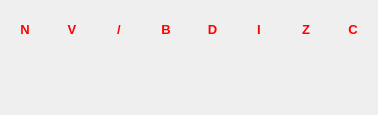
<?xml version="1.0" encoding="UTF-8"?>
<ui version="4.0">
 <class>WidgetSREdit</class>
 <widget class="QWidget" name="WidgetSREdit">
  <property name="geometry">
   <rect>
    <x>0</x>
    <y>0</y>
    <width>378</width>
    <height>115</height>
   </rect>
  </property>
  <property name="sizePolicy">
   <sizepolicy hsizetype="Preferred" vsizetype="Preferred">
    <horstretch>0</horstretch>
    <verstretch>0</verstretch>
   </sizepolicy>
  </property>
  <property name="font">
   <font>
    <family>Arial</family>
    <pointsize>10</pointsize>
   </font>
  </property>
  <property name="windowTitle">
   <string notr="true">Form</string>
  </property>
  <layout class="QGridLayout" name="gridLayout">
   <property name="leftMargin">
    <number>3</number>
   </property>
   <property name="topMargin">
    <number>3</number>
   </property>
   <property name="rightMargin">
    <number>3</number>
   </property>
   <property name="bottomMargin">
    <number>3</number>
   </property>
   <property name="spacing">
    <number>3</number>
   </property>
   <item row="0" column="1">
    <widget class="QLabel" name="Label_Validate">
     <property name="font">
      <font>
       <family>Arial</family>
       <pointsize>10</pointsize>
       <bold>true</bold>
      </font>
     </property>
     <property name="styleSheet">
      <string notr="true">color: rgb(255, 0, 0);
</string>
     </property>
     <property name="text">
      <string notr="true">V</string>
     </property>
     <property name="alignment">
      <set>Qt::AlignCenter</set>
     </property>
    </widget>
   </item>
   <item row="0" column="2">
    <widget class="QLabel" name="Label_Undefined">
     <property name="font">
      <font>
       <family>Arial</family>
       <pointsize>10</pointsize>
       <bold>true</bold>
      </font>
     </property>
     <property name="styleSheet">
      <string notr="true">color: rgb(255, 0, 0);</string>
     </property>
     <property name="text">
      <string notr="true">/</string>
     </property>
     <property name="alignment">
      <set>Qt::AlignCenter</set>
     </property>
    </widget>
   </item>
   <item row="0" column="3">
    <widget class="QLabel" name="Label_Break">
     <property name="font">
      <font>
       <family>Arial</family>
       <pointsize>10</pointsize>
       <bold>true</bold>
      </font>
     </property>
     <property name="styleSheet">
      <string notr="true">color: rgb(255, 0, 0);</string>
     </property>
     <property name="text">
      <string notr="true">B</string>
     </property>
     <property name="alignment">
      <set>Qt::AlignCenter</set>
     </property>
    </widget>
   </item>
   <item row="0" column="4">
    <widget class="QLabel" name="Label_Decimal">
     <property name="font">
      <font>
       <family>Arial</family>
       <pointsize>10</pointsize>
       <bold>true</bold>
      </font>
     </property>
     <property name="styleSheet">
      <string notr="true">color: rgb(255, 0, 0);</string>
     </property>
     <property name="text">
      <string notr="true">D</string>
     </property>
     <property name="alignment">
      <set>Qt::AlignCenter</set>
     </property>
    </widget>
   </item>
   <item row="0" column="5">
    <widget class="QLabel" name="Label_Interrupt">
     <property name="font">
      <font>
       <family>Arial</family>
       <pointsize>10</pointsize>
       <bold>true</bold>
      </font>
     </property>
     <property name="styleSheet">
      <string notr="true">color: rgb(255, 0, 0);</string>
     </property>
     <property name="text">
      <string notr="true">I</string>
     </property>
     <property name="alignment">
      <set>Qt::AlignCenter</set>
     </property>
    </widget>
   </item>
   <item row="0" column="6">
    <widget class="QLabel" name="Label_Zero">
     <property name="sizePolicy">
      <sizepolicy hsizetype="Minimum" vsizetype="Minimum">
       <horstretch>0</horstretch>
       <verstretch>0</verstretch>
      </sizepolicy>
     </property>
     <property name="font">
      <font>
       <family>Arial</family>
       <pointsize>10</pointsize>
       <bold>true</bold>
      </font>
     </property>
     <property name="styleSheet">
      <string notr="true">color: rgb(255, 0, 0);</string>
     </property>
     <property name="text">
      <string notr="true">Z</string>
     </property>
     <property name="alignment">
      <set>Qt::AlignCenter</set>
     </property>
    </widget>
   </item>
   <item row="0" column="7">
    <widget class="QLabel" name="Label_Carray">
     <property name="sizePolicy">
      <sizepolicy hsizetype="Minimum" vsizetype="Minimum">
       <horstretch>0</horstretch>
       <verstretch>0</verstretch>
      </sizepolicy>
     </property>
     <property name="font">
      <font>
       <family>Arial</family>
       <pointsize>10</pointsize>
       <bold>true</bold>
      </font>
     </property>
     <property name="styleSheet">
      <string notr="true">color: rgb(255, 0, 0);</string>
     </property>
     <property name="text">
      <string notr="true">C</string>
     </property>
     <property name="alignment">
      <set>Qt::AlignCenter</set>
     </property>
    </widget>
   </item>
   <item row="1" column="0">
    <widget class="QPushButton" name="Bit7">
     <property name="sizePolicy">
      <sizepolicy hsizetype="Ignored" vsizetype="Minimum">
       <horstretch>0</horstretch>
       <verstretch>0</verstretch>
      </sizepolicy>
     </property>
     <property name="focusPolicy">
      <enum>Qt::NoFocus</enum>
     </property>
     <property name="toolTip">
      <string>Negativ Flag.</string>
     </property>
     <property name="text">
      <string notr="true"/>
     </property>
     <property name="iconSize">
      <size>
       <width>16</width>
       <height>16</height>
      </size>
     </property>
     <property name="autoDefault">
      <bool>false</bool>
     </property>
     <property name="flat">
      <bool>true</bool>
     </property>
    </widget>
   </item>
   <item row="1" column="1">
    <widget class="QPushButton" name="Bit6">
     <property name="sizePolicy">
      <sizepolicy hsizetype="Ignored" vsizetype="Minimum">
       <horstretch>0</horstretch>
       <verstretch>0</verstretch>
      </sizepolicy>
     </property>
     <property name="focusPolicy">
      <enum>Qt::NoFocus</enum>
     </property>
     <property name="toolTip">
      <string>Überlauf Flag.</string>
     </property>
     <property name="text">
      <string notr="true"/>
     </property>
     <property name="default">
      <bool>false</bool>
     </property>
     <property name="flat">
      <bool>true</bool>
     </property>
    </widget>
   </item>
   <item row="1" column="2">
    <widget class="QPushButton" name="Bit5">
     <property name="sizePolicy">
      <sizepolicy hsizetype="Ignored" vsizetype="Minimum">
       <horstretch>0</horstretch>
       <verstretch>0</verstretch>
      </sizepolicy>
     </property>
     <property name="focusPolicy">
      <enum>Qt::NoFocus</enum>
     </property>
     <property name="toolTip">
      <string>Nicht benutzt und ist immer gesetzt.</string>
     </property>
     <property name="text">
      <string notr="true"/>
     </property>
     <property name="flat">
      <bool>true</bool>
     </property>
    </widget>
   </item>
   <item row="1" column="3">
    <widget class="QPushButton" name="Bit4">
     <property name="sizePolicy">
      <sizepolicy hsizetype="Ignored" vsizetype="Minimum">
       <horstretch>0</horstretch>
       <verstretch>0</verstretch>
      </sizepolicy>
     </property>
     <property name="focusPolicy">
      <enum>Qt::NoFocus</enum>
     </property>
     <property name="toolTip">
      <string>Break Flag.</string>
     </property>
     <property name="text">
      <string notr="true"/>
     </property>
     <property name="flat">
      <bool>true</bool>
     </property>
    </widget>
   </item>
   <item row="1" column="4">
    <widget class="QPushButton" name="Bit3">
     <property name="sizePolicy">
      <sizepolicy hsizetype="Ignored" vsizetype="Minimum">
       <horstretch>0</horstretch>
       <verstretch>0</verstretch>
      </sizepolicy>
     </property>
     <property name="focusPolicy">
      <enum>Qt::NoFocus</enum>
     </property>
     <property name="toolTip">
      <string>Dezimal Flag.</string>
     </property>
     <property name="text">
      <string notr="true"/>
     </property>
     <property name="flat">
      <bool>true</bool>
     </property>
    </widget>
   </item>
   <item row="1" column="5">
    <widget class="QPushButton" name="Bit2">
     <property name="sizePolicy">
      <sizepolicy hsizetype="Ignored" vsizetype="Minimum">
       <horstretch>0</horstretch>
       <verstretch>0</verstretch>
      </sizepolicy>
     </property>
     <property name="focusPolicy">
      <enum>Qt::NoFocus</enum>
     </property>
     <property name="toolTip">
      <string>Interrupt Flag.</string>
     </property>
     <property name="text">
      <string notr="true"/>
     </property>
     <property name="flat">
      <bool>true</bool>
     </property>
    </widget>
   </item>
   <item row="1" column="6">
    <widget class="QPushButton" name="Bit1">
     <property name="sizePolicy">
      <sizepolicy hsizetype="Ignored" vsizetype="Minimum">
       <horstretch>0</horstretch>
       <verstretch>0</verstretch>
      </sizepolicy>
     </property>
     <property name="focusPolicy">
      <enum>Qt::NoFocus</enum>
     </property>
     <property name="toolTip">
      <string>Null Flag.</string>
     </property>
     <property name="text">
      <string notr="true"/>
     </property>
     <property name="flat">
      <bool>true</bool>
     </property>
    </widget>
   </item>
   <item row="1" column="7">
    <widget class="QPushButton" name="Bit0">
     <property name="sizePolicy">
      <sizepolicy hsizetype="Ignored" vsizetype="Minimum">
       <horstretch>0</horstretch>
       <verstretch>0</verstretch>
      </sizepolicy>
     </property>
     <property name="focusPolicy">
      <enum>Qt::NoFocus</enum>
     </property>
     <property name="toolTip">
      <string>Carry Flag.</string>
     </property>
     <property name="text">
      <string notr="true"/>
     </property>
     <property name="flat">
      <bool>true</bool>
     </property>
    </widget>
   </item>
   <item row="0" column="0">
    <widget class="QLabel" name="Label_Negativ">
     <property name="font">
      <font>
       <family>Arial</family>
       <pointsize>10</pointsize>
       <bold>true</bold>
      </font>
     </property>
     <property name="styleSheet">
      <string notr="true">color: rgb(255, 0, 0);</string>
     </property>
     <property name="text">
      <string notr="true">N</string>
     </property>
     <property name="alignment">
      <set>Qt::AlignCenter</set>
     </property>
    </widget>
   </item>
  </layout>
 </widget>
 <resources/>
 <connections/>
</ui>
